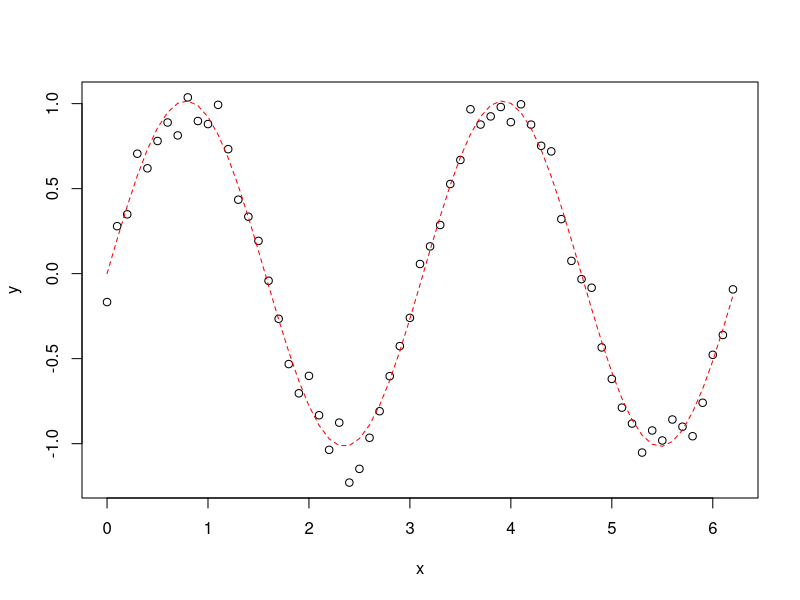

Write R code to recreate this figure.
## ---- chunk 1

x<-seq(0,2*pi,0.1)
y<-sin(2*x)+0.1*rnorm(length(x))
plot(x,y,pch=1)

func <- function(x,a,b){a*sin(b*x)}

fit <- nls(y~func(x,a,b),start=list(a=1,b=2))
lines(x,predict(fit),lty=2,col='red')


